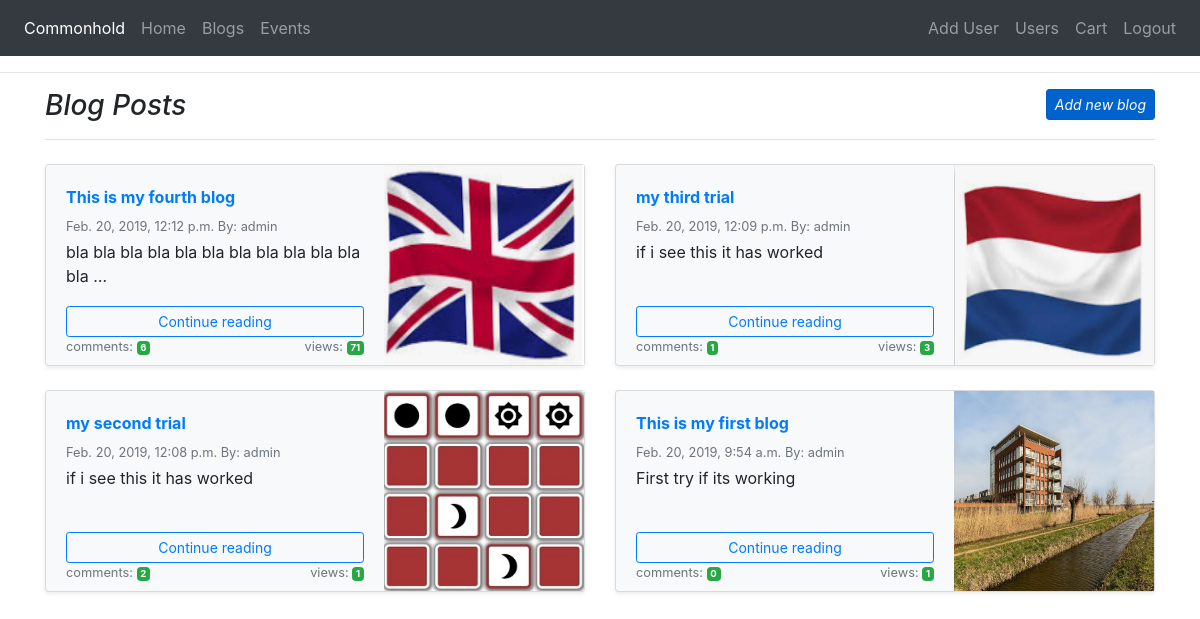
Page /blogs/blogs/ (signed in) on the earlier database version.
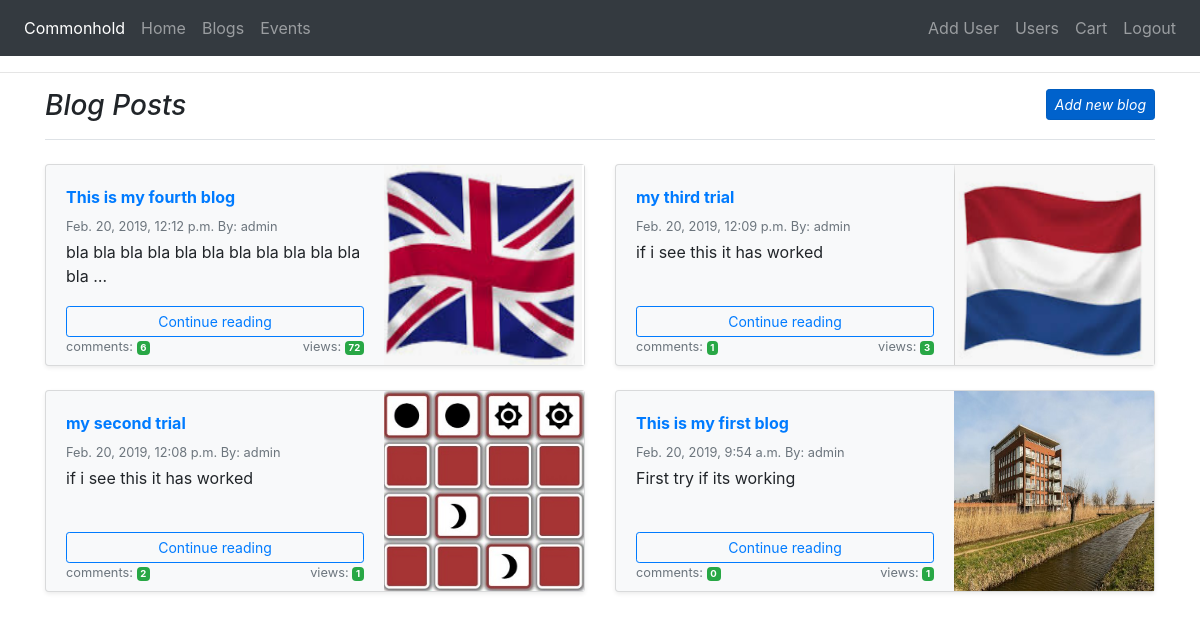
Same page on the later database version.
### blogs/models.py (models this page shows, shortened)
class Blog(models.Model):
    author = models.ForeignKey(User, on_delete=models.CASCADE, related_name="blog_author")
    title = models.CharField(max_length=200)
    content = models.TextField()
    published_date = models.DateTimeField(auto_now_add=True)
    views = models.IntegerField(default=0)
    blog_image = models.ImageField(upload_to="images", blank=True, null=True)

### blogs/views.py (the view)
def get_blogs(request):
    if request.user.is_authenticated:
        blogs = Blog.objects.filter(published_date__lte=timezone.now()).order_by('-published_date')
        return render(request, "blogposts.html", {'blogs': blogs})
    else:
        return redirect(reverse('index'))

### cart/contexts.py (called while the page is built)
def cart_contents(request):
    cart = request.session.get('cart', {})
    cart_items = []
    total = 0
    product_count = 0
    for id, quantity in cart.items():
        event = get_object_or_404(Event, pk=id)
        total += quantity * event.price
        product_count += quantity
        cart_items.append({'id':id, 'quantity': quantity, 'event': event})
    return { 'cart_items': cart_items, 'total': total,
        'product_count': product_count }

### blogs/templates/blogposts.html
{% extends 'base.html' %}
{% block content %}
<div class="container">
   <h3 class="pb-3 mb-4 font-italic border-bottom">
      Blog Posts <a href="{% url 'new_blog' %}" class="btn btn-primary btn-sm active floatright" role="button" aria-pressed="true">Add new blog</a>
   </h3>
   <div class="row">
      {% for blog in blogs %}
      <div class="col-md-6">
         <div class="card flex-md-row mb-4 shadow-sm h-md-250 bg-light">
            <div class="card-body d-flex flex-column less-padding-bottom">
                <strong class="d-inline-block mb-2 text-primary">{{blog.title}}</strong>
                <div class="mb-1 text-muted small">{{blog.published_date}} By: {{blog.author}} </div>
                <p class="card-text mb-auto">{{blog.content|truncatewords:12}}</p>
                <a class="btn btn-outline-primary btn-sm" role="button" href="{% url 'blog_detail' blog.id %}">Continue reading</a>
                <div class="mb-1 text-muted small">
                   <span>comments: </span><span class="badge badge-success">{{ blog.comment_blog.count }}</span>
                   <span class="floatright">views: <span class="badge badge-success">{{blog.views}}</span></span>
                </div>
            </div>
            <img class="card-img-right flex-auto d-none d-lg-block" alt="Thumbnail [200x250]" src="{{ MEDIA_URL }}{{ blog.blog_image }}" style="width: 200px; height: 200px;">
         </div>
      </div>
    {% endfor %}
   </div>
</div>
{% endblock %}

Differences in the rows shown:
changed Blog "This is my fourth blog": views "71" → "72"
